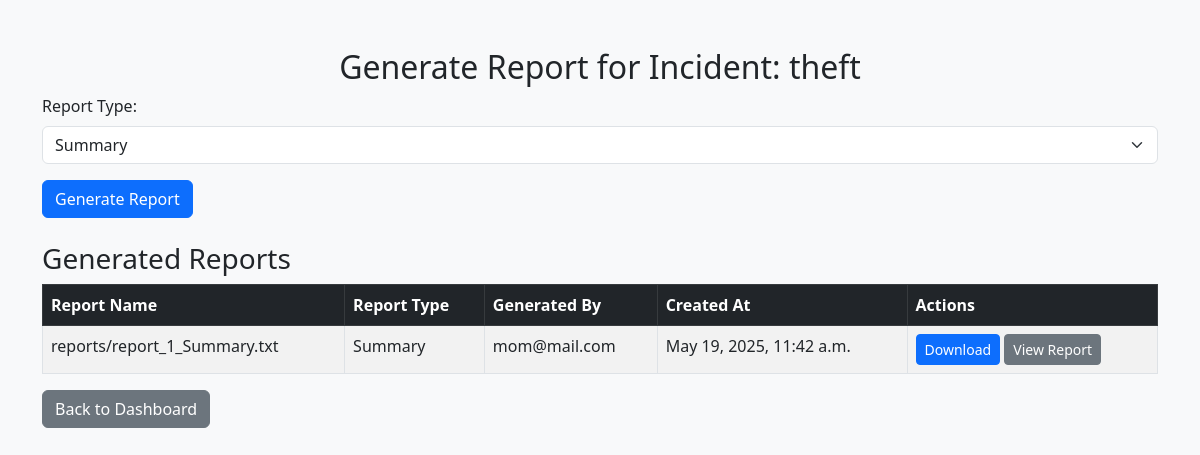
Page /generate-report/1/ (signed in) on the committed database.
### system/models.py (models this page shows, shortened)
class Incident(models.Model):
    STATUS_CHOICES = [
        ('Open', 'Open'),
        ('In Progress', 'In Progress'),
        ('Resolved', 'Resolved'),
    ]
    SEVERITY_CHOICES = [
        ('Low', 'Low'),
        ('Medium', 'Medium'),
        ('High', 'High'),
        ('Critical', 'Critical'),
    ]
    incident_id = models.AutoField(primary_key=True)
    user = models.ForeignKey(User, on_delete=models.CASCADE, related_name='created_incidents')  # Creator of the incident
    title = models.CharField(max_length=255)
    description = models.TextField()
    status = models.CharField(max_length=20, choices=STATUS_CHOICES, default='Open')
    severity = models.CharField(max_length=20, choices=SEVERITY_CHOICES)
    location = models.CharField(max_length=255, null=True, blank=True)
    date_occurred = models.DateField(null=True, blank=True)
    date_reported = models.DateTimeField(auto_now_add=True)
    assessors = models.ManyToManyField(User, related_name='assessing_incidents', blank=True)  # Users assessing the incident

class Report(models.Model):
    REPORT_TYPE_CHOICES = [
        ('Summary', 'Summary'),
        ('Final', 'Final'),
        ('Threat Brief', 'Threat Brief'),
    ]
    report_id = models.AutoField(primary_key=True)
    incident = models.ForeignKey(Incident, on_delete=models.CASCADE, related_name='reports')  # Link to incident
    generated_by = models.ForeignKey(settings.AUTH_USER_MODEL, on_delete=models.SET_NULL, null=True, related_name='generated_reports')  # Creator
    report_type = models.CharField(max_length=50, choices=REPORT_TYPE_CHOICES)
    file_path = models.FileField(upload_to='reports/')  # e.g., media/reports/report_123.pdf
    created_at = models.DateTimeField(auto_now_add=True)  # Auto timestamp
    class Meta:
        ordering = ['-created_at']

class User(AbstractUser):
    ROLE_CHOICES = [
        ('User', 'User'),
        ('Admin', 'Admin'),
    ]
    email = models.EmailField(unique=True)
    role = models.CharField(max_length=20, choices=ROLE_CHOICES, default='User')  # default USER
    created_at = models.DateTimeField(auto_now_add=True)  # auto timestamp on create

### system/views.py (the view, shortened to what this page needs)
# urls.py: path('generate-report/<int:incident_id>/', generate_report, name='generate_report'),
@login_required
def generate_report(request, incident_id):
    incident = get_object_or_404(Incident, incident_id=incident_id)
    return render(request, 'generate_report.html', {'incident': incident})

### templates/generate_report.html (shortened to what this page needs)
{% extends 'base.html' %}
{% block content %}
<h2 class="text-center">Generate Report for Incident: {{ incident.title }}</h2>
<form method="POST" class="mb-4">
    <div class="mb-3">
        <label for="reportType" class="form-label">Report Type:</label>
        <select name="report_type" id="reportType" class="form-select" required>
            <option value="Summary">Summary</option>
        </select>
    </div>
    <button type="submit" class="btn btn-primary">Generate Report</button>
</form>
<h3>Generated Reports</h3>
<table class="table table-striped table-bordered">
    <thead class="table-dark">
        <tr>
            <th>Report Name</th>
            <th>Report Type</th>
            <th>Generated By</th>
            <th>Created At</th>
            <th>Actions</th>
        </tr>
    </thead>
    <tbody>
        {% for report in incident.reports.all %}
        <tr>
            <td>{{ report.file_path.name }}</td>
            <td>{{ report.report_type }}</td>
            <td>{{ report.generated_by.username }}</td>
            <td>{{ report.created_at }}</td>
            <td>
                <a href="{{ report.file_path.url }}" class="btn btn-primary btn-sm" download>Download</a>
                <a href="{% url 'view_report' report.report_id %}" class="btn btn-secondary btn-sm" target="_blank">View Report</a>
            </td>
        </tr>
        {% empty %}
        <tr>
            <td colspan="5" class="text-center">No reports generated yet.</td>
        </tr>
        {% endfor %}
    </tbody>
</table>
<a href="{% url 'user_dashboard' %}" class="btn btn-secondary">Back to Dashboard</a>
{% endblock %}

### rows in the picture
Incident: title "theft"
Report: file_path.name "reports/report_1_Summary.txt", report_type "Summary", generated_by.username "mom@mail.com", created_at "May 19, 2025, 11:42 a.m."
